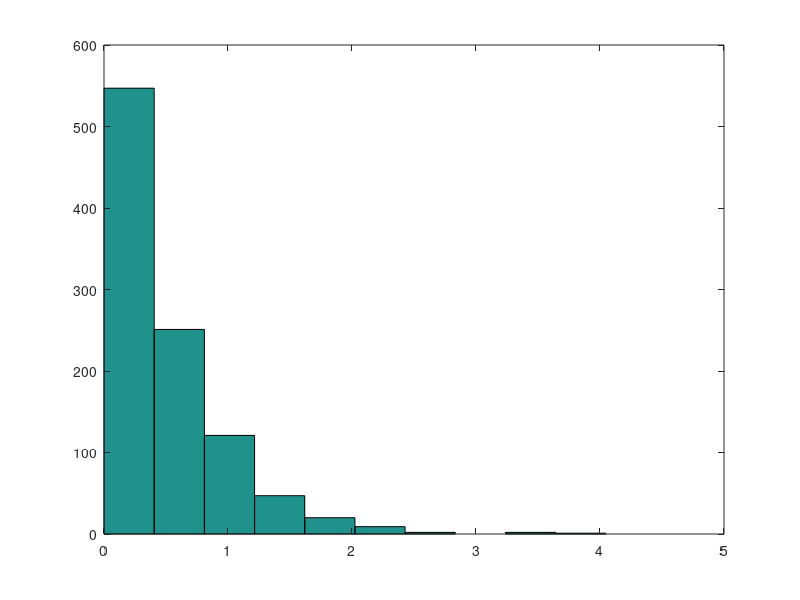

This figure's MATLAB source: (Note: this script raises an error after producing the figure.)
clear; clc;




N = 2000;
Sims = 1;
batches = 1;
seed = 101;
% rng(seed)
coefs = unifrnd(0,1,40,1);
c=coefs(1:3);
fprintf('Coefs\n')
fprintf('======\n')
fprintf('%.2f\n', c)
% importanceMLSimulation(N, c, Sims, batches, seed)
% crtMLSimulations(N, c, Sims, batches,seed)
% crbMLSimulator(N, c, Sims, batches,seed)
% arkMLSimulator(N, c, Sims, batches, seed)
% askMLSimulator(N, c, Sims, batches,seed)

% fprintf('\n')
% c = coefs(5:12);
% fprintf('Coefs\n')
% fprintf('======\n')
% fprintf('%.2f\n', c)
% fprintf('\n')
% importanceMLSimulation(N, c, Sims, batches, seed)
% crtMLSimulations(N, c, Sims, batches,seed)
% crbMLSimulator(N, c, Sims, batches,seed)
% arkMLSimulator(N, c, Sims, batches, seed)
% askMLSimulator(N, c, Sims, batches,seed)

% fprintf('\n')
% c = coefs(13:24);
% fprintf('Coefs\n')
% fprintf('======\n')
% fprintf('%.2f\n', c)
% fprintf('\n')
% importanceMLSimulation(N, c, Sims, batches, seed)
% crtMLSimulations(N, c, Sims, batches,seed)
% crbMLSimulator(N, c, Sims, batches,seed)
% arkMLSimulator(N, c, Sims, batches, seed)
% askMLSimulator(N, c, Sims, batches,seed)

% fprintf('\n')
c = coefs(25:40);
% fprintf('Coefs\n')
% fprintf('======\n')
% fprintf('%.2f\n', c)
% fprintf('\n')
% importanceMLSimulation(N, c, Sims, batches, seed)
% crtMLSimulations(N, c, Sims, batches,seed)
% crbMLSimulator(N, c, Sims, batches,seed)
% arkMLSimulator(N, c, Sims, batches, seed)
% askMLSimulator(N, c, Sims, batches,seed)

exppdf(0:.1:2, .5)
figure(1)
hist(exprnd(.5, 1000,1))
figure(2)
hist(shiftexprnd(2, 1, 1000))
shiftexppdf(2, 1, 1:.1:2)